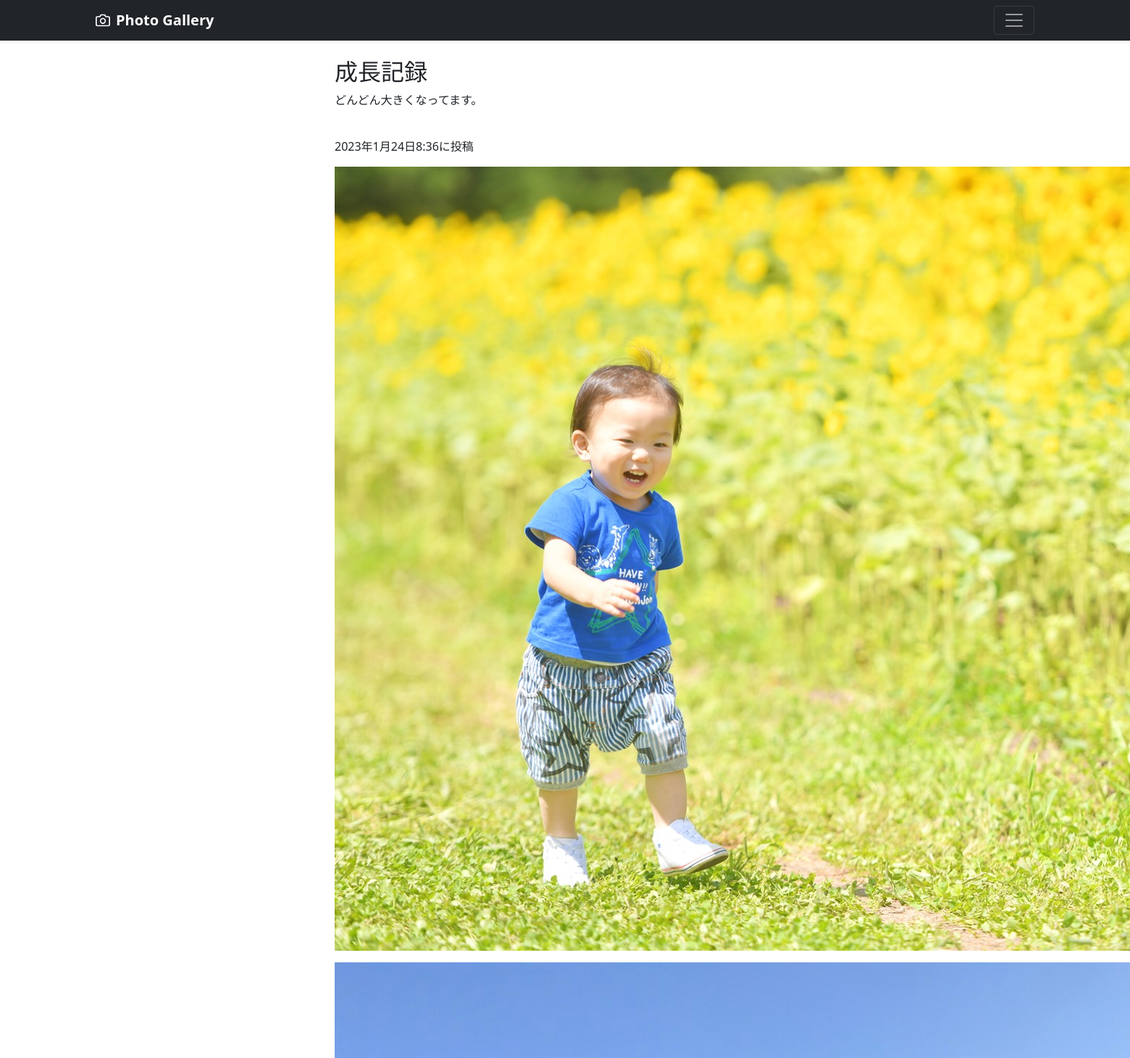
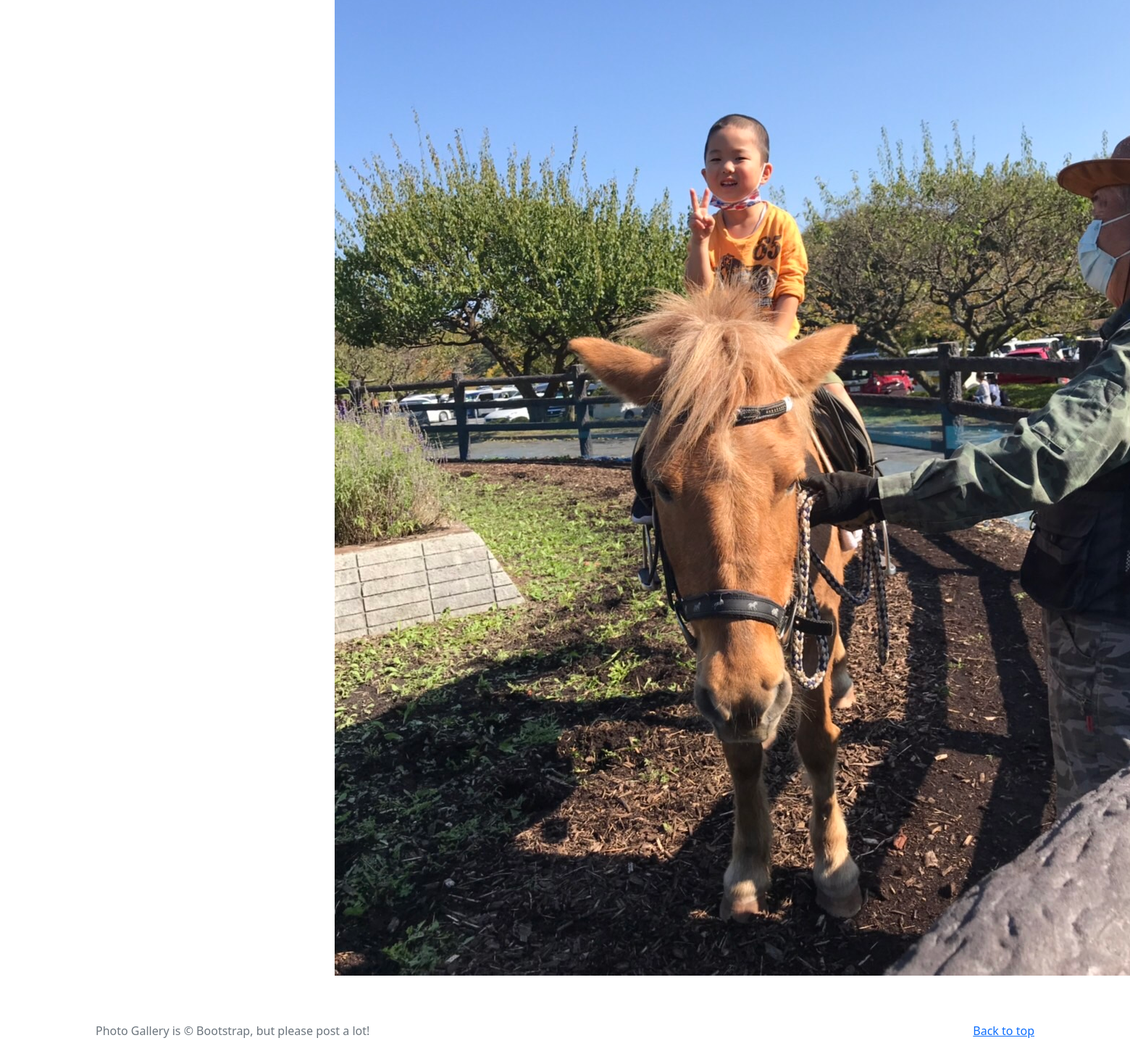
/photo-detail/1, run on the app's committed database (2 pictures, top to bottom).
### photo/models.py (models this page shows, shortened)
class PhotoPost(models.Model):
    user = models.ForeignKey(
        CustomUser,
        verbose_name='ユーザー',
        on_delete=models.CASCADE
        )
    category = models.ForeignKey(
        Category,
        verbose_name='カテゴリ',
        on_delete=models.PROTECT
        )
    title = models.CharField(
        verbose_name='タイトル',
        max_length=200
        )
    comment = models.TextField(
        verbose_name = 'コメント',
        )
    image1 = models.ImageField(
        verbose_name = 'イメージ１',
        upload_to = 'photos',
        )
    image2 = models.ImageField(
        verbose_name = 'イメージ２',
        upload_to = 'photos',
        blank=True,
        null=True
        )
    posted_at = models.DateTimeField(
        verbose_name = '投稿日時',
        auto_now_add=True
        )

### photo/views.py (the view)
class DetailView(DetailView):
    template_name = 'detail.html'
    model = PhotoPost

### photo/templates/detail.html (shortened to what this page needs)
{% extends 'base.html' %}
    {% block contents %}
    <br>
    <div class="container">
      <div class="row">
        <div class="col offset-3">
          <h2>{{object.title}}</h2>
          <p>{{object.comment}}</p>
          <br>
          <p>{{object.posted_at}}に投稿</p>
          <p><img src="{{ object.image1.url }}"></img></p>
          {% if object.image2 %}
            <p><img src="{{ object.image2.url }}"></img></p>
          {% endif %}
        </div>
      </div>
    </div>
    {% endblock %}

### data on the page
PhotoPost: title "成長記録", comment "どんどん大きくなってます。", posted_at "2023年1月24日8:36", image1 (picture), image2 (picture)
